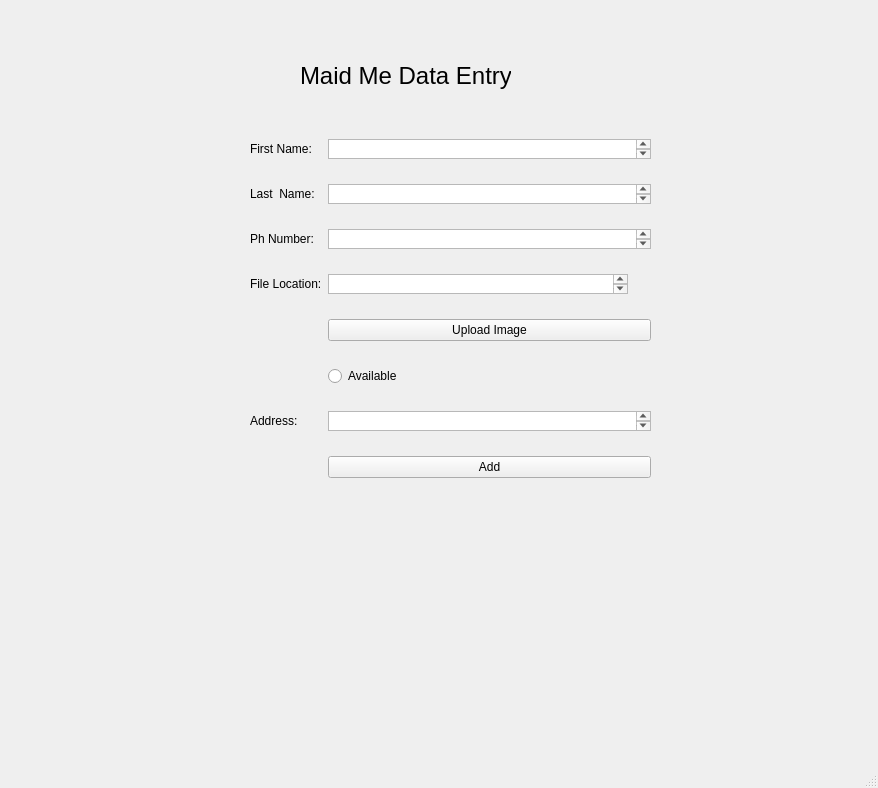
<?xml version="1.0" encoding="UTF-8"?>
<ui version="4.0">
 <class>MainWindow</class>
 <widget class="QMainWindow" name="MainWindow">
  <property name="geometry">
   <rect>
    <x>0</x>
    <y>0</y>
    <width>878</width>
    <height>788</height>
   </rect>
  </property>
  <property name="windowTitle">
   <string>MainWindow</string>
  </property>
  <widget class="QWidget" name="centralwidget">
   <widget class="QLabel" name="title">
    <property name="geometry">
     <rect>
      <x>300</x>
      <y>40</y>
      <width>211</width>
      <height>71</height>
     </rect>
    </property>
    <property name="font">
     <font>
      <pointsize>18</pointsize>
     </font>
    </property>
    <property name="text">
     <string>Maid Me Data Entry</string>
    </property>
   </widget>
   <widget class="QWidget" name="formLayoutWidget">
    <property name="geometry">
     <rect>
      <x>250</x>
      <y>120</y>
      <width>401</width>
      <height>381</height>
     </rect>
    </property>
    <layout class="QFormLayout" name="formLayout">
     <item row="2" column="0">
      <widget class="QLabel" name="label_2">
       <property name="text">
        <string>First Name: </string>
       </property>
      </widget>
     </item>
     <item row="2" column="1">
      <widget class="QTextEdit" name="textEdit_2">
       <property name="maximumSize">
        <size>
         <width>16777215</width>
         <height>20</height>
        </size>
       </property>
      </widget>
     </item>
     <item row="3" column="0">
      <widget class="QLabel" name="label">
       <property name="text">
        <string>Last  Name: </string>
       </property>
      </widget>
     </item>
     <item row="3" column="1">
      <widget class="QTextEdit" name="textEdit">
       <property name="maximumSize">
        <size>
         <width>16777215</width>
         <height>20</height>
        </size>
       </property>
      </widget>
     </item>
     <item row="6" column="1">
      <widget class="QTextEdit" name="textEdit_3">
       <property name="maximumSize">
        <size>
         <width>300</width>
         <height>20</height>
        </size>
       </property>
      </widget>
     </item>
     <item row="5" column="1">
      <widget class="QTextEdit" name="textEdit_4">
       <property name="maximumSize">
        <size>
         <width>16777215</width>
         <height>20</height>
        </size>
       </property>
      </widget>
     </item>
     <item row="5" column="0">
      <widget class="QLabel" name="label_3">
       <property name="text">
        <string>Ph Number:</string>
       </property>
      </widget>
     </item>
     <item row="7" column="1">
      <widget class="QPushButton" name="pushButton">
       <property name="text">
        <string>Upload Image</string>
       </property>
      </widget>
     </item>
     <item row="6" column="0">
      <widget class="QLabel" name="label_4">
       <property name="text">
        <string>File Location:</string>
       </property>
      </widget>
     </item>
     <item row="8" column="1">
      <widget class="QRadioButton" name="radioButton">
       <property name="text">
        <string>Available</string>
       </property>
      </widget>
     </item>
     <item row="11" column="1">
      <widget class="QTextEdit" name="textEdit_5">
       <property name="maximumSize">
        <size>
         <width>16777215</width>
         <height>20</height>
        </size>
       </property>
      </widget>
     </item>
     <item row="11" column="0">
      <widget class="QLabel" name="label_5">
       <property name="text">
        <string>Address:</string>
       </property>
      </widget>
     </item>
     <item row="12" column="1">
      <widget class="QPushButton" name="pushButton_2">
       <property name="text">
        <string>Add</string>
       </property>
      </widget>
     </item>
    </layout>
   </widget>
  </widget>
  <widget class="QMenuBar" name="menubar">
   <property name="geometry">
    <rect>
     <x>0</x>
     <y>0</y>
     <width>878</width>
     <height>21</height>
    </rect>
   </property>
  </widget>
  <widget class="QStatusBar" name="statusbar"/>
 </widget>
 <resources/>
 <connections/>
</ui>
